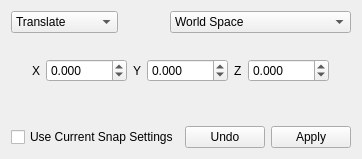
<?xml version="1.0" encoding="UTF-8"?>
<ui version="4.0">
 <class>DeltaTransformDlg</class>
 <widget class="QDialog" name="DeltaTransformDlg">
  <property name="geometry">
   <rect>
    <x>0</x>
    <y>0</y>
    <width>326</width>
    <height>159</height>
   </rect>
  </property>
  <property name="minimumSize">
   <size>
    <width>0</width>
    <height>0</height>
   </size>
  </property>
  <property name="maximumSize">
   <size>
    <width>1000</width>
    <height>1000</height>
   </size>
  </property>
  <property name="windowTitle">
   <string>Delta Transform</string>
  </property>
  <property name="windowIcon">
   <iconset resource="../../../../Tools/Libs/GuiFoundation/QtResources/resources.qrc">
    <normaloff>:/GuiFoundation/W-logo.svg</normaloff>:/GuiFoundation/W-logo.svg</iconset>
  </property>
  <layout class="QVBoxLayout" name="verticalLayout">
   <item>
    <layout class="QHBoxLayout" name="horizontalLayout_3">
     <item>
      <widget class="QComboBox" name="ComboMode">
       <item>
        <property name="text">
         <string>Translate</string>
        </property>
       </item>
       <item>
        <property name="text">
         <string>Rotate X</string>
        </property>
       </item>
       <item>
        <property name="text">
         <string>Rotate Y</string>
        </property>
       </item>
       <item>
        <property name="text">
         <string>Rotate Z</string>
        </property>
       </item>
       <item>
        <property name="text">
         <string>Scale</string>
        </property>
       </item>
       <item>
        <property name="text">
         <string>Uniform Scale</string>
        </property>
       </item>
      </widget>
     </item>
     <item>
      <spacer name="horizontalSpacer_2">
       <property name="orientation">
        <enum>Qt::Horizontal</enum>
       </property>
       <property name="sizeType">
        <enum>QSizePolicy::Expanding</enum>
       </property>
       <property name="sizeHint" stdset="0">
        <size>
         <width>40</width>
         <height>20</height>
        </size>
       </property>
      </spacer>
     </item>
     <item>
      <widget class="QComboBox" name="ComboSpace">
       <item>
        <property name="text">
         <string>World Space</string>
        </property>
       </item>
       <item>
        <property name="text">
         <string>Local Space - Last Selected</string>
        </property>
       </item>
       <item>
        <property name="text">
         <string>Local Space - Each Item</string>
        </property>
       </item>
      </widget>
     </item>
    </layout>
   </item>
   <item>
    <spacer name="verticalSpacer_2">
     <property name="orientation">
      <enum>Qt::Vertical</enum>
     </property>
     <property name="sizeType">
      <enum>QSizePolicy::Fixed</enum>
     </property>
     <property name="sizeHint" stdset="0">
      <size>
       <width>20</width>
       <height>20</height>
      </size>
     </property>
    </spacer>
   </item>
   <item>
    <layout class="QHBoxLayout" name="horizontalLayout_2">
     <item>
      <spacer name="horizontalSpacer_4">
       <property name="orientation">
        <enum>Qt::Horizontal</enum>
       </property>
       <property name="sizeHint" stdset="0">
        <size>
         <width>40</width>
         <height>20</height>
        </size>
       </property>
      </spacer>
     </item>
     <item>
      <widget class="QLabel" name="Label1">
       <property name="text">
        <string>X</string>
       </property>
      </widget>
     </item>
     <item>
      <widget class="QDoubleSpinBox" name="Value1">
       <property name="decimals">
        <number>3</number>
       </property>
       <property name="minimum">
        <double>-1000.000000000000000</double>
       </property>
       <property name="maximum">
        <double>1000.000000000000000</double>
       </property>
       <property name="singleStep">
        <double>1.000000000000000</double>
       </property>
      </widget>
     </item>
     <item>
      <widget class="QLabel" name="Label2">
       <property name="text">
        <string>Y</string>
       </property>
      </widget>
     </item>
     <item>
      <widget class="QDoubleSpinBox" name="Value2">
       <property name="decimals">
        <number>3</number>
       </property>
       <property name="minimum">
        <double>-1000.000000000000000</double>
       </property>
       <property name="maximum">
        <double>1000.000000000000000</double>
       </property>
      </widget>
     </item>
     <item>
      <widget class="QLabel" name="Label3">
       <property name="text">
        <string>Z</string>
       </property>
      </widget>
     </item>
     <item>
      <widget class="QDoubleSpinBox" name="Value3">
       <property name="decimals">
        <number>3</number>
       </property>
       <property name="minimum">
        <double>-1000.000000000000000</double>
       </property>
       <property name="maximum">
        <double>1000.000000000000000</double>
       </property>
      </widget>
     </item>
     <item>
      <spacer name="horizontalSpacer_3">
       <property name="orientation">
        <enum>Qt::Horizontal</enum>
       </property>
       <property name="sizeHint" stdset="0">
        <size>
         <width>40</width>
         <height>20</height>
        </size>
       </property>
      </spacer>
     </item>
    </layout>
   </item>
   <item>
    <spacer name="verticalSpacer">
     <property name="orientation">
      <enum>Qt::Vertical</enum>
     </property>
     <property name="sizeHint" stdset="0">
      <size>
       <width>20</width>
       <height>25</height>
      </size>
     </property>
    </spacer>
   </item>
   <item>
    <layout class="QHBoxLayout" name="horizontalLayout">
     <item>
      <widget class="QCheckBox" name="CheckBoxSnapping">
       <property name="text">
        <string>Use Current Snap Settings</string>
       </property>
      </widget>
     </item>
     <item>
      <spacer name="horizontalSpacer">
       <property name="orientation">
        <enum>Qt::Horizontal</enum>
       </property>
       <property name="sizeHint" stdset="0">
        <size>
         <width>40</width>
         <height>20</height>
        </size>
       </property>
      </spacer>
     </item>
     <item>
      <widget class="QPushButton" name="ButtonUndo">
       <property name="text">
        <string>Undo</string>
       </property>
       <property name="autoDefault">
        <bool>false</bool>
       </property>
      </widget>
     </item>
     <item>
      <widget class="QPushButton" name="ButtonApply">
       <property name="text">
        <string>Apply</string>
       </property>
       <property name="autoDefault">
        <bool>false</bool>
       </property>
      </widget>
     </item>
    </layout>
   </item>
  </layout>
 </widget>
 <tabstops>
  <tabstop>ComboMode</tabstop>
  <tabstop>ComboSpace</tabstop>
  <tabstop>Value1</tabstop>
  <tabstop>Value2</tabstop>
  <tabstop>Value3</tabstop>
  <tabstop>CheckBoxSnapping</tabstop>
  <tabstop>ButtonUndo</tabstop>
  <tabstop>ButtonApply</tabstop>
 </tabstops>
 <resources>
  <include location="../QtResources/resources.qrc"/>
  <include location="../../../../Tools/Libs/GuiFoundation/QtResources/resources.qrc"/>
  <include location="../../../../Editor/EditorFramework/QtResources/resources.qrc"/>
 </resources>
 <connections/>
</ui>
